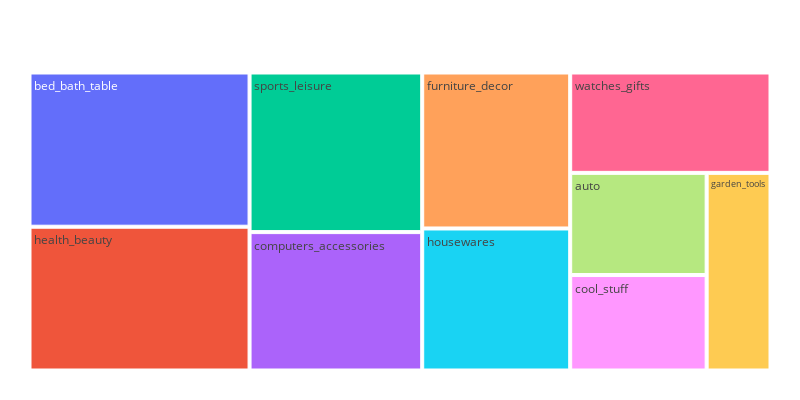

The code cell stored with this chart in its notebook:
### Code cell
plot_top_10_revenue_categories(top_10_revenue_categories)

### Figure 1 — Plotly figure (JSON) as saved in the notebook; plotly's stock layout.template omitted (floating-point values rounded to 4 significant figures)
{"data": [{"branchvalues": "total", "domain": {"x": [0, 1], "y": [0, 1]}, "hovertemplate": "labels=%{label}<br>Num_order=%{value}<br>parent=%{parent}<br>id=%{id}<extra></extra>", "ids": ["bed_bath_table", "health_beauty", "computers_accessories", "furniture_decor", "watches_gifts", "sports_leisure", "housewares", "auto", "garden_tools", "cool_stuff"], "labels": ["bed_bath_table", "health_beauty", "computers_accessories", "furniture_decor", "watches_gifts", "sports_leisure", "housewares", "auto", "garden_tools", "cool_stuff"], "name": "", "parents": ["", "", "", "", "", "", "", "", "", ""], "type": "treemap", "values": [9272.0, 8646.0, 6529.0, 6307.0, 5493.0, 7529.0, 5743.0, 3809.0, 3448.0, 3559.0]}], "layout": {"height": 400, "legend": {"tracegroupgap": 0}, "margin": {"b": 25, "l": 25, "r": 25, "t": 50}, "width": 800}}
